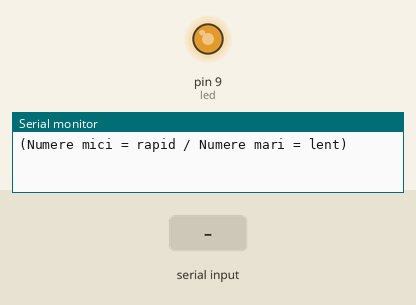
Recording of a sketch running on a simulated Arduino Uno, built with avr-gcc and run on an emulated ATmega328P. Shown: output pins drawn as LEDs (lit = HIGH), the last lines printed to the serial monitor. Inputs (shaded band) come from the test bench.

Above: at 1.2 s.
1.3 s: "90,45\n" received over Serial
4.3 s: "30,150\n" received over Serial
At 4.37 s:
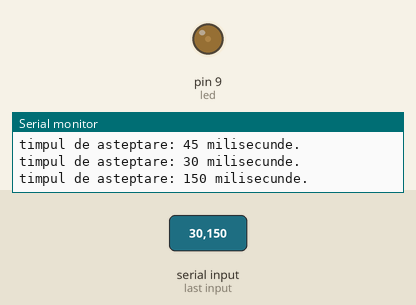
7.3 s: "5\n" received over Serial
At 7.94 s:
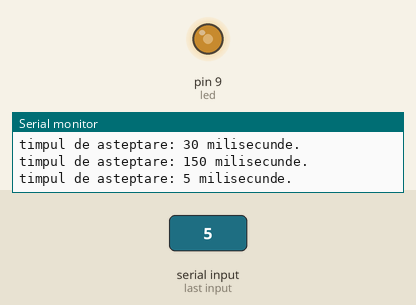
Timing chart, 0 to 16.3 s (numbered marks = the images above; inputs shaded):
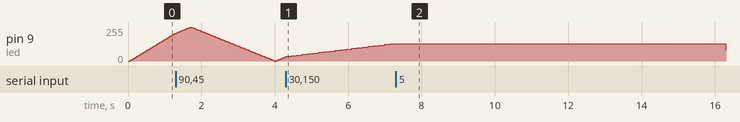

The sketch:

problema-4.ino
```cpp
int led = 9;
int brightness = 0;
int fadeAmount = 5;

unsigned long timpPrecedent = 0;
int interval = 30;

void setup() {
  pinMode(led, OUTPUT);

   Serial.begin(9600);
  Serial.println("(Numere mici = rapid / Numere mari = lent)");
}

void loop() {
   if (Serial.available() > 0) {
    int valoarePrimita = Serial.parseInt();

     if (valoarePrimita > 0) {
      interval = valoarePrimita;

      Serial.print("timpul de asteptare: ");
      Serial.print(interval);
      Serial.println(" milisecunde.");
    }

     while(Serial.available() > 0) {
      Serial.read();
    }
  }

   unsigned long timpCurent = millis();

   if (timpCurent - timpPrecedent >= interval) {

     timpPrecedent = timpCurent;
     analogWrite(led, brightness);
     brightness = brightness + fadeAmount;

     if (brightness <= 0 || brightness >= 255) {
      fadeAmount = -fadeAmount;
    }
  }
}
```
